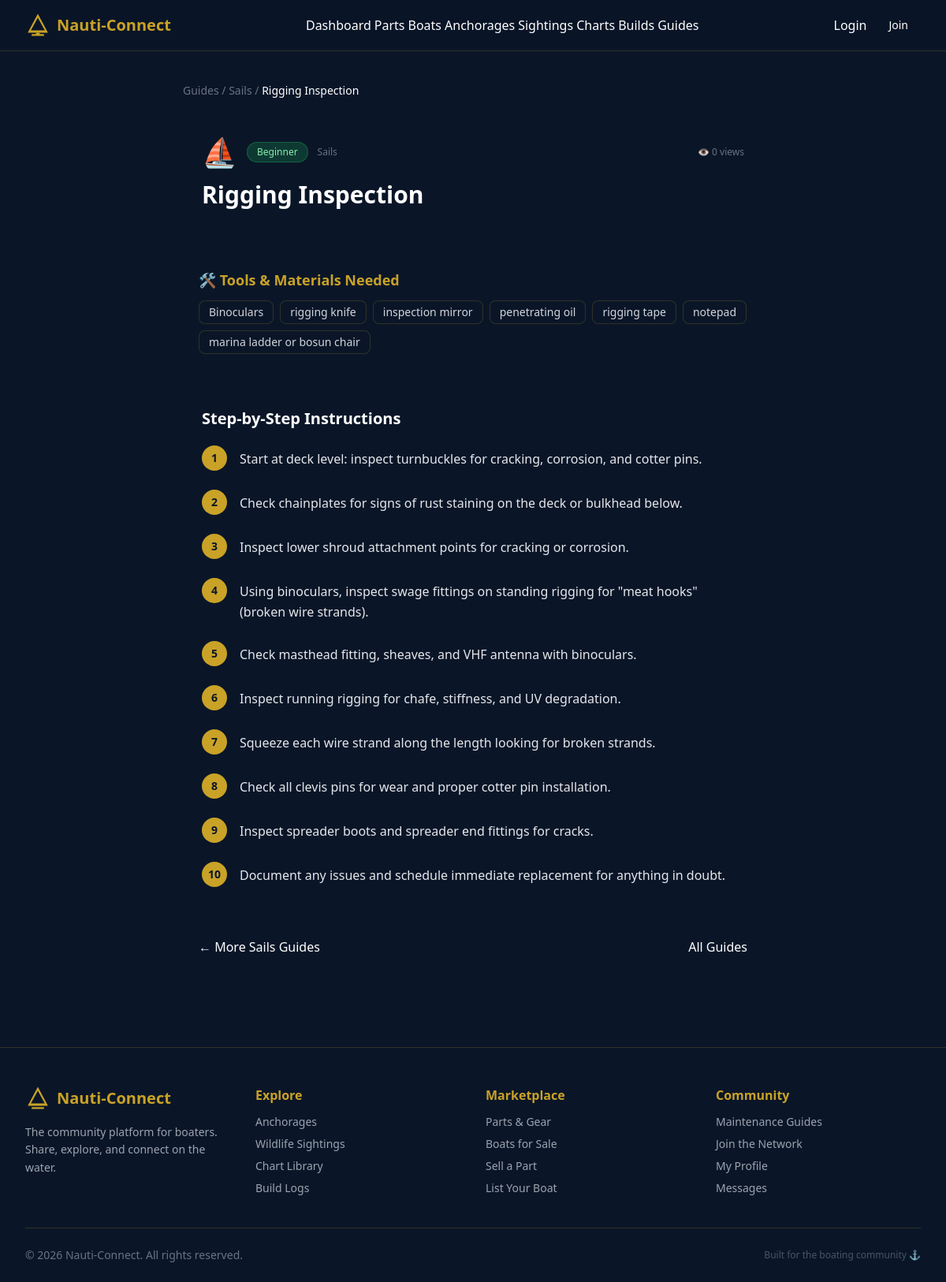
Screenshot of /maintenance/view.php?id=3 with the database file from the repository.
### tables this page shows
CREATE TABLE IF NOT EXISTS maintenance_guides (
    id INT AUTO_INCREMENT PRIMARY KEY,
    title VARCHAR(255) NOT NULL,
    category ENUM('engine','electrical','hull','sails','other') NOT NULL,
    difficulty_level ENUM('beginner','intermediate','advanced') NOT NULL,
    tools_needed TEXT,
    steps_json JSON,
    video_url VARCHAR(500),
    views INT DEFAULT 0,
    created_at TIMESTAMP DEFAULT CURRENT_TIMESTAMP,
    FULLTEXT(title, tools_needed)
);

### includes/functions.php (called while the page is built, shortened)
<?php
function sanitize(string $input): string {
    return htmlspecialchars(trim($input), ENT_QUOTES | ENT_HTML5, 'UTF-8');
}

### maintenance/view.php (the view, shortened to what this page needs)
<?php
require_once __DIR__ . '/../includes/functions.php';
require_once __DIR__ . '/../includes/db.php';
$id = (int)($_GET['id'] ?? 0);
$stmt = $conn->prepare('SELECT * FROM maintenance_guides WHERE id = ?');
$stmt->bind_param('i', $id);
$stmt->execute();
$guide = $stmt->get_result()->fetch_assoc();
$steps     = json_decode($guide['steps_json'] ?? '[]', true) ?: [];
$tools     = array_filter(array_map('trim', explode(',', $guide['tools_needed'] ?? '')));
$diffColor = match ($guide['difficulty_level']) {
    'beginner'     => 'bg-green-500/20 text-green-300 border-green-500/30',
    'intermediate' => 'bg-yellow-500/20 text-yellow-300 border-yellow-500/30',
    'advanced'     => 'bg-red-500/20 text-red-300 border-red-500/30',
    default        => 'bg-gray-500/20 text-gray-300',
};
$catEmoji = match ($guide['category']) { 'engine'=>'⚙️','electrical'=>'⚡','hull'=>'🛥️','sails'=>'⛵',default=>'🔧' };
include __DIR__ . '/../includes/header.php';
?>
<main class="max-w-3xl mx-auto px-4 py-10">
    <nav class="text-sm text-gray-500 mb-6">
        <a href="<?= SITE_URL ?>/maintenance/" class="hover:text-[#c9a227]">Guides</a> /
        <a href="<?= SITE_URL ?>/maintenance/?category=<?= urlencode($guide['category']) ?>" class="hover:text-[#c9a227] capitalize"><?= sanitize($guide['category']) ?></a> /
        <span class="text-white"><?= sanitize($guide['title']) ?></span>
    </nav>
    <div class="glass-card p-6 mb-8">
        <div class="flex flex-wrap items-center gap-3 mb-4">
            <span class="text-4xl"><?= $catEmoji ?></span>
            <span class="text-xs px-3 py-1 rounded-full border <?= $diffColor ?>"><?= ucfirst($guide['difficulty_level']) ?></span>
            <span class="text-xs text-gray-500 capitalize"><?= sanitize($guide['category']) ?></span>
            <span class="text-xs text-gray-500 ml-auto">👁 <?= number_format((int)$guide['views']) ?> views</span>
        </div>
        <h1 class="text-3xl font-bold text-white"><?= sanitize($guide['title']) ?></h1>
    </div>
    <?php if (!empty($tools)): ?>
        <div class="glass-card p-5 mb-6">
            <h2 class="text-lg font-bold text-[#c9a227] mb-3">🛠 Tools &amp; Materials Needed</h2>
            <div class="flex flex-wrap gap-2">
                <?php foreach ($tools as $tool): ?>
                    <span class="bg-[#0a1628] border border-[#c9a227]/20 text-gray-300 text-sm px-3 py-1 rounded-lg"><?= sanitize($tool) ?></span>
                <?php endforeach; ?>
            </div>
        </div>
    <?php endif; ?>
    <?php if (!empty($steps)): ?>
        <div class="glass-card p-6 mb-8">
            <h2 class="text-xl font-bold text-white mb-5">Step-by-Step Instructions</h2>
            <ol class="space-y-6">
                <?php foreach ($steps as $i => $step): ?>
                    <li class="flex gap-4">
                        <div class="flex-shrink-0 w-8 h-8 rounded-full bg-[#c9a227] text-[#0a1628] font-bold text-sm flex items-center justify-center">
                            <?= $i + 1 ?>
                        </div>
                        <div class="flex-1 pt-1">
                            <p class="text-gray-200 leading-relaxed"><?= sanitize($step) ?></p>
                        </div>
                    </li>
                <?php endforeach; ?>
            </ol>
        </div>
    <?php endif; ?>
    <div class="flex justify-between gap-4">
        <a href="<?= SITE_URL ?>/maintenance/?category=<?= urlencode($guide['category']) ?>" class="btn-outline px-5 py-2">← More <?= ucfirst($guide['category']) ?> Guides</a>
        <a href="<?= SITE_URL ?>/maintenance/" class="btn-gold px-5 py-2">All Guides</a>
    </div>
</main>
<?php include __DIR__ . '/../includes/footer.php'; ?>

### rows the page displays
maintenance_guides: category "Sails", title "Rigging Inspection", category "⛵", difficulty_level "Beginner", views "0", tools_needed "Binoculars", tools_needed "rigging knife", tools_needed "inspection mirror", tools_needed "penetrating oil", tools_needed "rigging tape", tools_needed "notepad", tools_needed "marina ladder or bosun chair", steps_json "Start at deck level: inspect turnbuckles for cracking, corrosion, and cotter pins.", steps_json "Check chainplates for signs of rust staining on the deck or bulkhead below.", steps_json "Inspect lower shroud attachment points for cracking or corrosion.", steps_json "Using binoculars, inspect swage fittings on standing rigging for \"meat hooks\" (broken wire strands).", steps_json "Check masthead fitting, sheaves, and VHF antenna with binoculars.", steps_json "Inspect running rigging for chafe, stiffness, and UV degradation.", steps_json "Squeeze each wire strand along the length looking for broken strands.", steps_json "Check all clevis pins for wear and proper cotter pin installation.", steps_json "Inspect spreader boots and spreader end fittings for cracks.", steps_json "Document any issues and schedule immediate replacement for anything in doubt."
